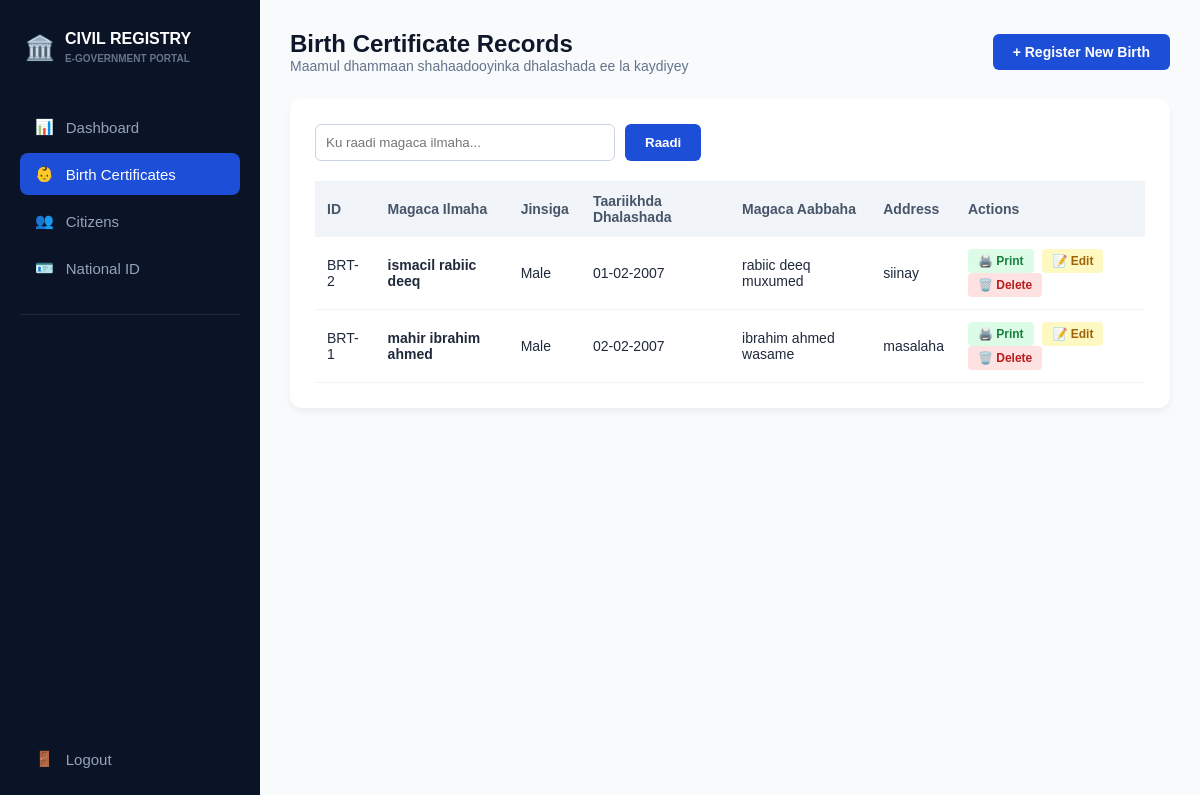
The page /birth_records.php (signed in) on the database its author committed.
### tables this page shows
CREATE TABLE `birth_certificates` (
  `id` int(11) NOT NULL,
  `first_name` varchar(50) NOT NULL,
  `middle_name` varchar(50) NOT NULL,
  `last_name` varchar(50) NOT NULL,
  `gender` varchar(10) NOT NULL,
  `dob` date NOT NULL,
  `place_of_birth` varchar(100) NOT NULL,
  `father_name` varchar(150) NOT NULL,
  `father_nid` varchar(50) NOT NULL,
  `mother_name` varchar(150) NOT NULL,
  `mother_nid` varchar(50) NOT NULL,
  `address` text NOT NULL,
  `phone_number` varchar(20) NOT NULL,
  `created_at` timestamp NOT NULL DEFAULT current_timestamp()
);

### birth_records.php (the view, shortened to what this page needs)
<?php
require_once 'db.php';
$search = "";
if (isset($_GET['search'])) {
    $search = trim($_GET['search']);
    $query = $conn->prepare("SELECT * FROM birth_certificates WHERE first_name LIKE :search OR middle_name LIKE :search OR last_name LIKE :search ORDER BY id DESC");
    $query->execute([':search' => "%$search%"]);
} else {
    $query = $conn->query("SELECT * FROM birth_certificates ORDER BY id DESC");
}
$records = $query->fetchAll(PDO::FETCH_ASSOC);
?>
<!DOCTYPE html>
<html lang="so">
<head>
</head>
<body>
    <div class="dashboard-wrapper">
        <aside class="sidebar" style="background: #0b1426; width: 260px; padding: 20px; color: #94a3b8; display: flex; flex-direction: column;">
            <div class="sidebar-brand" style="display: flex; align-items: center; gap: 10px; margin-bottom: 30px; padding: 10px 5px;">
                <span style="font-size: 24px;">🏛️</span>
                <div>
                    <h3 style="margin: 0; font-size: 16px; color: white;">CIVIL REGISTRY</h3>
                    <small style="font-size: 10px; color: #64748b; font-weight: bold;">E-GOVERNMENT PORTAL</small>
                </div>
            </div>
            <nav class="sidebar-menu" style="display: flex; flex-direction: column; gap: 5px; flex: 1;">
                <a href="dashboard.php" style="display: flex; align-items: center; gap: 12px; padding: 12px 15px; border-radius: 8px; text-decoration: none; font-size: 15px; color: #94a3b8;"><span>📊</span> Dashboard</a>
                <a href="birth_records.php" style="display: flex; align-items: center; gap: 12px; padding: 12px 15px; border-radius: 8px; text-decoration: none; font-size: 15px; background: #1d4ed8; color: white;"><span>👶</span> Birth Certificates</a>
                <a href="#" style="display: flex; align-items: center; gap: 12px; padding: 12px 15px; border-radius: 8px; text-decoration: none; font-size: 15px; color: #94a3b8;"><span>👥</span> Citizens</a>
                <a href="#" style="display: flex; align-items: center; gap: 12px; padding: 12px 15px; border-radius: 8px; text-decoration: none; font-size: 15px; color: #94a3b8;"><span>🪪</span> National ID</a>
                <hr style="border: 0; border-top: 1px solid #1e293b; margin: 20px 0;">
                <a href="logout.php" style="display: flex; align-items: center; gap: 12px; padding: 12px 15px; border-radius: 8px; text-decoration: none; font-size: 15px; color: #94a3b8; margin-top: auto;"><span>🚪</span> Logout</a>
            </nav>
        </aside>
        <main class="main-content">
            <header class="top-header">
                <div>
                    <h2>Birth Certificate Records</h2>
                    <p style="color: #64748b; font-size: 14px;">Maamul dhammaan shahaadooyinka dhalashada ee la kaydiyey</p>
                </div>
                <a href="register_birth.php.php" style="background: #1d4ed8; color: white; padding: 10px 20px; text-decoration: none; border-radius: 6px; font-weight: bold; font-size: 14px;">+ Register New Birth</a>
            </header>
            <div class="table-container">
                <form method="GET" class="search-box">
                    <input type="text" name="search" placeholder="Ku raadi magaca ilmaha..." value="<?php echo htmlspecialchars($search); ?>">
                    <button type="submit">Raadi</button>
                </form>
                <table class="records-table">
                    <thead>
                        <tr>
                            <th>ID</th>
                            <th>Magaca Ilmaha</th>
                            <th>Jinsiga</th>
                            <th>Taariikhda Dhalashada</th>
                            <th>Magaca Aabbaha</th>
                            <th>Address</th>
                            <th>Actions</th>
                        </tr>
                    </thead>
                    <tbody>
                        <?php if (count($records) > 0): ?>
                            <?php foreach ($records as $row): ?>
                                <tr>
                                    <td>BRT-<?php echo $row['id']; ?></td>
                                    <td style="font-weight: 600;"><?php echo htmlspecialchars($row['first_name'] . ' ' . $row['middle_name'] . ' ' . $row['last_name']); ?></td>
                                    <td><?php echo $row['gender']; ?></td>
                                    <td><?php echo date('d-m-Y', strtotime($row['dob'])); ?></td>
                                    <td><?php echo htmlspecialchars($row['father_name']); ?></td>
                                    <td><?php echo htmlspecialchars($row['address']); ?></td>
                                    <td>
                                        <a href="print_birth.php?id=<?php echo $row['id']; ?>" class="btn-action btn-print">🖨️ Print</a>
                                        <a href="#" class="btn-action btn-edit">📝 Edit</a>
                                        <a href="#" class="btn-action btn-delete" onclick="return confirm('Ma hubtaa inaad tirtirto xogtan?')">🗑️ Delete</a>
                                    </td>
                                </tr>
                            <?php endforeach; ?>
                        <?php else: ?>
                            <tr>
                                <td colspan="7" style="text-align: center; padding: 30px; color: #64748b;">Wax xog ah lama helin.</td>
                            </tr>
                        <?php endif; ?>
                    </tbody>
                </table>
            </div>
        </main>
    </div>
</body>
</html>

### birth_records.php (style rules this page uses)
* { margin: 0; padding: 0; box-sizing: border-box; font-family: sans-serif; }
body { background: #f8fafc; }
.dashboard-wrapper { display: flex; min-height: 100vh; }
.main-content { flex: 1; padding: 30px; background: #f8fafc; }
.top-header { display: flex; justify-content: space-between; align-items: center; margin-bottom: 25px; }
.top-header h2 { color: #0f172a; font-size: 24px; }
.table-container { background: white; padding: 25px; border-radius: 12px; box-shadow: 0 4px 6px rgba(0,0,0,0.05); }
.search-box { display: flex; gap: 10px; margin-bottom: 20px; }
.search-box input { padding: 10px; border: 1px solid #cbd5e1; border-radius: 6px; width: 300px; outline: none; }
.search-box button { background: #1d4ed8; color: white; border: none; padding: 10px 20px; border-radius: 6px; cursor: pointer; font-weight: bold; }
.records-table { width: 100%; border-collapse: collapse; text-align: left; font-size: 14px; }
.records-table th { background: #f1f5f9; color: #475569; padding: 12px; font-weight: 600; }
.records-table td { padding: 12px; border-bottom: 1px solid #f1f5f9; color: #1e293b; }
.btn-action { padding: 5px 10px; border-radius: 4px; text-decoration: none; font-size: 12px; font-weight: bold; margin-right: 5px; display: inline-block; }
.btn-print { background: #dcfce7; color: #15803d; }
.btn-edit { background: #fef9c3; color: #a16207; }
.btn-delete { background: #fee2e2; color: #b91c1c; }

### rows shown on the page
birth_certificates: id "2", first_name+middle_name+last_name "ismacil rabiic deeq", gender "Male", dob "01-02-2007", father_name "rabiic deeq muxumed", address "siinay"
birth_certificates: id "1", first_name+middle_name+last_name "mahir ibrahim ahmed", gender "Male", dob "02-02-2007", father_name "ibrahim ahmed wasame", address "masalaha"
